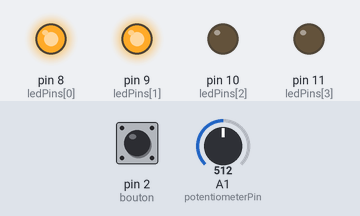
Simulated run of this sketch. Board: Arduino Uno, built with avr-gcc and run on an emulated ATmega328P. Shown: output pins drawn as LEDs (lit = HIGH). The test bench sets the inputs (shaded band); at power-on: A1 (potentiometerPin) = 512, pin 2 (bouton) HIGH.

Above: at 1.2 s.
1.3 s: A1 (potentiometerPin) set to 664
2.8 s: A1 (potentiometerPin) set to 700
At 4.0 s:
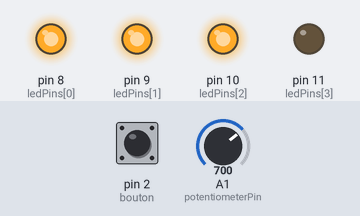
4.3 s: A1 (potentiometerPin) set to 1011
5.8 s: A1 (potentiometerPin) set to 1023
At 6.3 s:
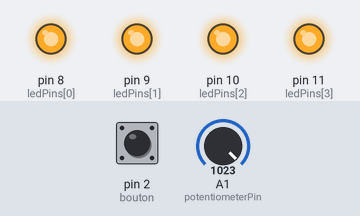
8.9 s: A1 (potentiometerPin) set to 306
At 9.8 s:
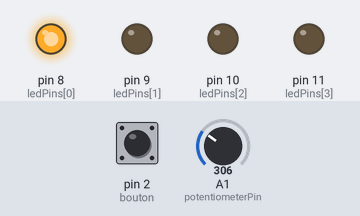
Timing chart, 0 to 11.4 s (numbered marks = the images above; inputs shaded):
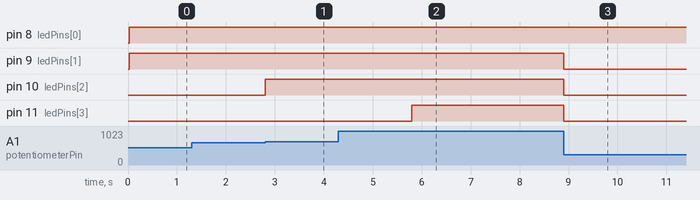

The sketch:

0sx_labo_02.ino
```cpp
const int ledPins[] = {8, 9, 10, 11};
const int potentiometerPin = A1;
const int bouton = 2;

int potentiometerValue = 0;
int niveau = 0;

unsigned long lastTime = 0;
const unsigned long intervalle = 20;

const unsigned long nombre = 20;

const unsigned long potMax = 1023;
const unsigned long potMin = 20;
const unsigned long nbLed = 4;
const unsigned long nbIdx = 3;

unsigned long dernierAffichage = 0;
const unsigned long delaiAffichage = 200;

void setup() {
  Serial.begin(9600);

  for (int i = 0; i < nbLed; i++) {
    pinMode(ledPins[i], OUTPUT);
  }

  pinMode(bouton, INPUT_PULLUP);
}

int estClic(unsigned long ct) {
  static unsigned long lastTime = 0;
  static int lastState = HIGH;
  const int rate = 50;
  int clic = 0;

  if (ct - lastTime < rate) {
    return clic;
  }

  lastTime = ct;

  int state = digitalRead(bouton);

  if (state == LOW && lastState == HIGH) {
    clic = 1;
  }

  lastState = state;

  return clic;
}


void afficherLeds(int valeur) {

  int idx = map(valeur, 0, potMax, 0, nbIdx);

  for (int i = 0; i <= nbIdx; i++) {
    if (i <= idx) {
      digitalWrite(ledPins[i], HIGH);
    } else {
      digitalWrite(ledPins[i], LOW);
    }
  }
}

void afficherBarre(int niveau) {
  int pourcentage = niveau * 5;

  Serial.print(pourcentage);
  Serial.print("%");
  Serial.print("[");

  for (int i = 0; i < nombre; i++) {
    if (i < niveau) {
      Serial.print(">");
    } else {
      Serial.print(".");
    }
  }

  Serial.println("]");
}

void loop() {
  if (millis() - lastTime >= intervalle) {
    lastTime = millis();

    potentiometerValue = analogRead(potentiometerPin);
    niveau = map(potentiometerValue, 0, potMax, 0, potMin);

    afficherLeds(potentiometerValue);
  }

  if (estClic(millis())) {
    if (millis() - dernierAffichage >= delaiAffichage) {
      afficherBarre(niveau);
      dernierAffichage = millis();
    }
  }
}
```

Measured:
- the behaviour switches between 681 and 682 on A1 (potentiometerPin) (found by bisection; images 0 and 1)
- the behaviour switches between 1022 and 1023 on A1 (potentiometerPin) (found by bisection; images 1 and 2)
- after the input at 1.3 s, every drawn part: stays the same
- after the input at 2.8 s, pin 10 (ledPins[2]): LOW → HIGH at once
- after the input at 4.3 s, every drawn part: stays the same
- after the input at 5.8 s, pin 11 (ledPins[3]): LOW → HIGH at once
- after the input at 8.9 s, pin 9 (ledPins[1]), pin 10 (ledPins[2]), pin 11 (ledPins[3]): HIGH → LOW at once
